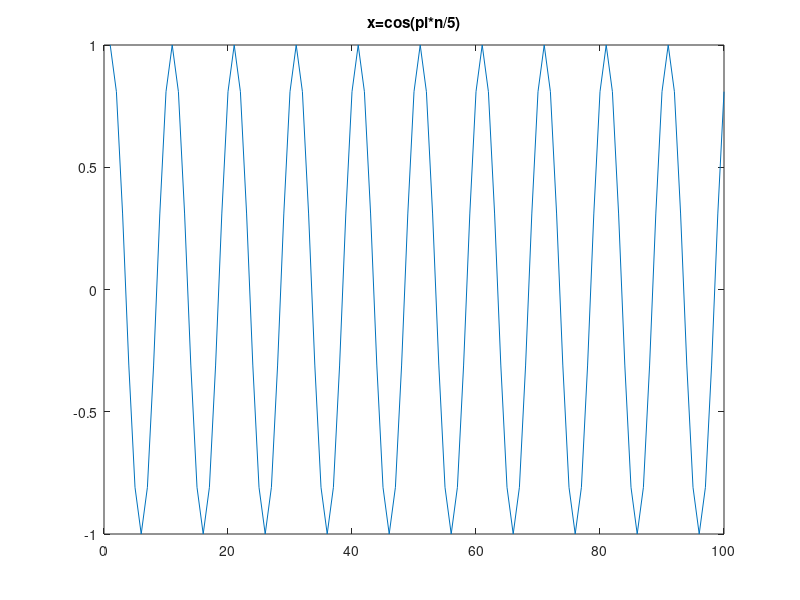
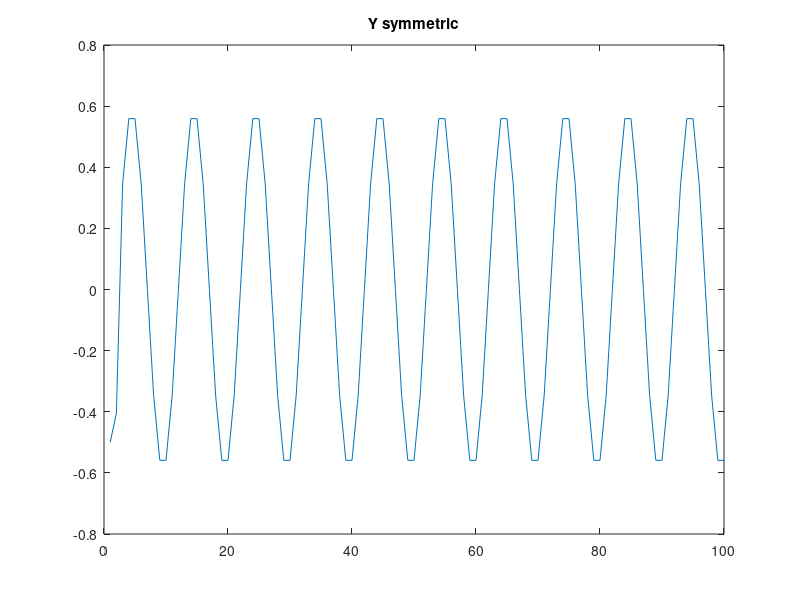
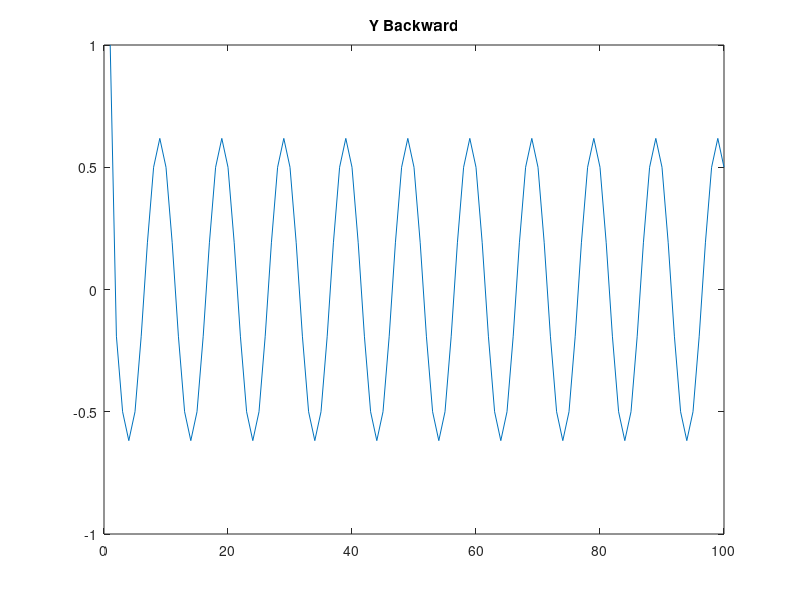
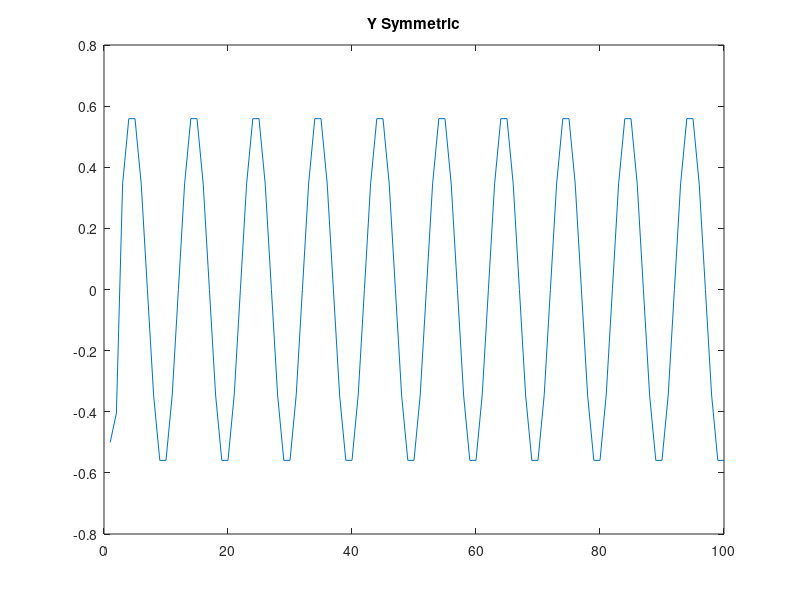

Here is the MATLAB script that generated these plots, in order:
Ts = 1;
omega = linspace(0.001, pi/5, 1000);
N = 1024;

D_ideal = 1j * omega / Ts; 

H_symmetric = (1 - exp(-1j * 2 * omega)) / (2 * Ts);
h_symmetric = [-1/2  0  1/2];
H_backward = (1 - exp(-1j * omega)) / Ts;
h_backward = [1 -1];

n=(0:99);
x=cos(pi*n/5);
figure();
plot(x);
title('x=cos(pi*n/5)');

y_symmetric = filter(h_symmetric, 1, x);
figure;
plot(y_symmetric);
title('Y symmetric');
y_backward = filter(h_backward, 1, x);
figure;
plot(y_backward);
title('Y Backward');



figure();
plot(y_symmetric);
title('Y Symmetric');

figure();
plot(y_backward);
title('Y Backward');

% 1. Μέθοδος Ορθογωνίου (Left Riemann Sum)
b_rect = [0, Ts];    % [0, T_s]
a_rect = [1, -1];    % [1, -1]

 % 2. Μέθοδος Τραπεζίου (Trapezoidal Rule)
 b_trap = (Ts/2) * [1, 1];  % [T_s/2, T_s/2]
 a_trap = [1, -1];          % [1, -1]

[H_rect, w] = freqz(b_rect, a_rect, N, 'half');
[H_trap, w] = freqz(b_trap, a_trap, N, 'half');

y_rect=filter(b_rect, a_rect,x);
figure;
plot(y_rect);
title('Y rectangle');

y_trap=filter(b_trap, a_trap,x);
figure;
plot(y_trap);
title('Y trapezio');


% Υπολογισμός απόλυτων τιμών (πλάτη)
mag_ideal = abs(D_ideal);
mag_backward = abs(H_backward);
mag_symmetric = abs(H_symmetric);

% Υπολογισμός σχετικού σφάλματος πλάτους
error_backward_mag = abs(mag_backward - mag_ideal) ./ mag_ideal;
error_symmetric_mag = abs(mag_symmetric - mag_ideal) ./ mag_ideal;

% Υπολογισμός σχετικού σφάλματος μιγαδικής απόκρισης
error_backward_complex = abs(H_backward - D_ideal) ./ abs(D_ideal);
error_symmetric_complex = abs(H_symmetric - D_ideal) ./ abs(D_ideal);

%% Γραφική Παράσταση 1: Σχετικό Σφάλμα Πλάτους
figure('Position', [100, 100, 1200, 800]);

semilogy(omega, error_backward_mag, 'b-', 'LineWidth', 2); hold on;
semilogy(omega, error_symmetric_mag, 'r--', 'LineWidth', 2);
xlabel('Συχνότητα ω (rad)', 'FontSize', 12);
ylabel('Σχετικό Σφάλμα Πλάτους', 'FontSize', 12);
title('Σύγκριση Σχετικού Σφάλματος Πλάτους', 'FontSize', 14);
legend('Διαφοριστής Προς τα Πίσω', 'Συμμετρικός Διαφοριστής', 'Location', 'northwest');
grid on;
xlim([0, pi/5]);
xticks([0, pi/5]);
xticklabels({'0', 'π/5'});

%% Εμφάνιση Τιμών Σε Συγκεκριμένες Συχνότητες
fprintf('Σύγκριση Σχετικού Σφάλματος Πλάτους:\n');
fprintf('ω (rad)\t\tΠρος τα Πίσω\tΣυμμετρικός\n');
fprintf('---------------------------------------------\n');
test_freqs = [0.1, 0.3, 0.6];
for i = 1:length(test_freqs)
    w = test_freqs(i);
    idx = find(omega >= w, 1);
    if ~isempty(idx)
        fprintf('%.1f\t\t%.4f\t\t%.4f\n', w, error_backward_mag(idx), error_symmetric_mag(idx));
    end
end
